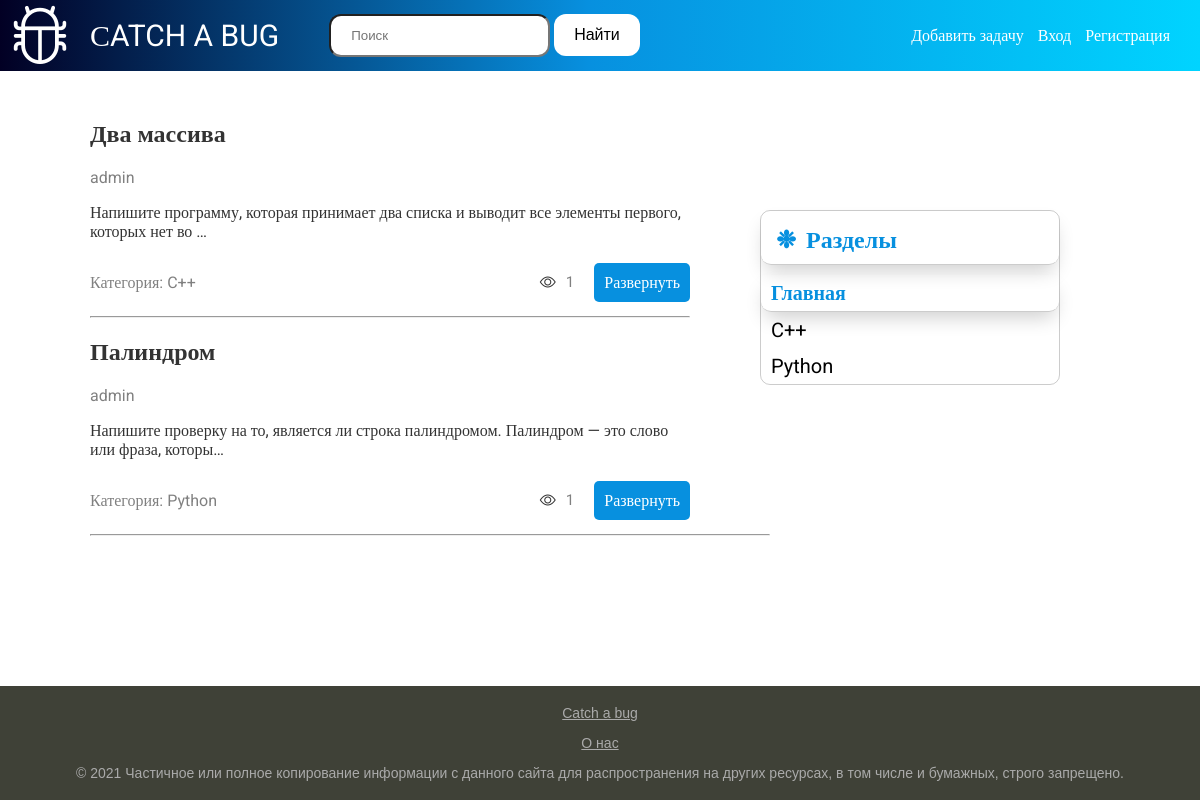
/, run on an earlier commit of the app's database.
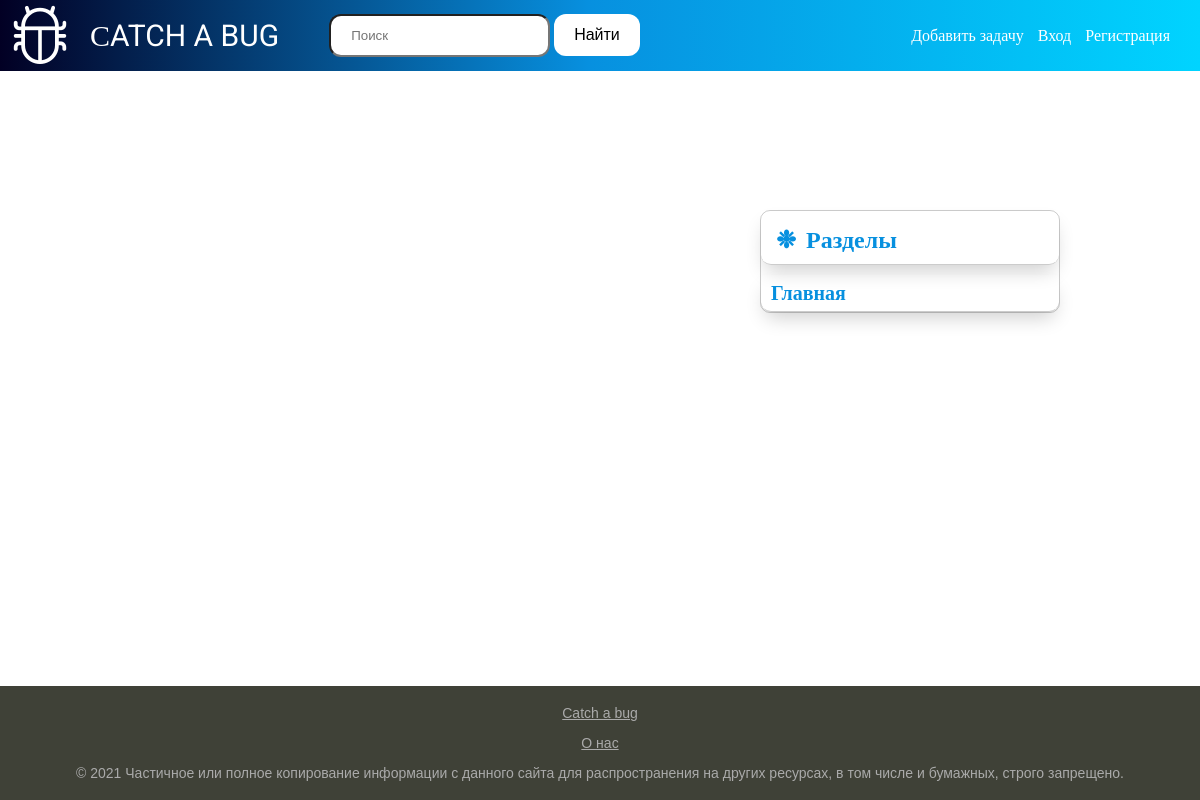
And on a later commit of the database.
### BLOG/models.py (models this page shows, shortened)
class Categories(models.Model):
    name = models.CharField(
        db_index=True,
        max_length=20,
        verbose_name='Категория')
    def __str__(self) -> str:
        return self.name
    def get_absolute_url(self):
        return reverse("categories", kwargs={'cat_id': self.pk})
    class Meta:
        verbose_name = 'Категория'
        verbose_name_plural = 'Категории'
        ordering = ['id']

class Question(models.Model):
    title = models.CharField(max_length=200, verbose_name='Название')
    slug = models.SlugField(
        db_index=True,
        max_length=255,
        unique=True,
        null=True,
        verbose_name='url')
    content = models.TextField(verbose_name='Содержание')
    author_post = models.ForeignKey(
        User,
        on_delete=models.CASCADE,
        null=True,
        verbose_name='Автор')
    pub_date = models.DateTimeField(
        auto_now_add=True,
        verbose_name='Дата публикации')
    views = models.IntegerField(
        verbose_name='Количество просмотров', default=0)
    cat = models.ForeignKey(
        'Categories',
        on_delete=models.CASCADE,
        null=True,
        verbose_name='Категория')
    who_see_post = models.ManyToManyField(Profile)
    def get_absolute_url(self):
        return reverse("post", kwargs={"post_slug": self.slug})
    def get_views(self):
        if self.views // 1000000 >= 1:
            return str(round(self.views / 1000000, 2)) + 'М'
        elif self.views // 1000 >= 1:
            return str(round(self.views / 1000, 2)) + 'K'
        else:
            return str(self.views)
    class Meta:
        verbose_name = 'Задача'
        verbose_name_plural = 'Задачи'
        ordering = ["-pub_date", "title"]

### BLOG/views.py (the view)
# urls.py: path('', views.HomeView.as_view(), name='home'),
class HomeView(DataMixin, generic.ListView):
    model = Question
    template_name = 'BLOG/index.html'
    context_object_name = 'post'
    def get_context_data(self, **kwargs):
        context = super().get_context_data(**kwargs)
        user_context = self.get_user_context_data(show_cats=True)
        return dict(list(context.items()) + list(user_context.items()))
    def get_queryset(self):
        try:
            return Question.objects.select_related('cat').select_related('author_post')
        except BaseException:
            raise Http404()

### BLOG/templatetags/blog_tags.py (called while the page is built)
@register.inclusion_tag('BLOG/choice_list.html')
def show_categories(cat_selected):
    cats = Categories.objects.order_by('name').annotate(Count('question'))
    return {'cats':cats, 'cat_selected':cat_selected}

### BLOG/utils.py (called while the page is built)
    def get_user_context_data(self, **kwargs):
        context = kwargs
        if 'cat_selected' not in context:
            context['cat_selected'] = 0
        if 'show_cats' not in context:
            context['show_cats'] = False
        return context

### BLOG/templates/BLOG/index.html
{% extends 'BLOG/base.html' %}
{% block content %}
    <ul  class = "posts">
        {%for item in post%}
            <li>
                <div class="head-post">
                    <h2 class = "post-title">{{item.title}}</h2>
                    <p class = "user-outside">{{item.author_post}}</p>
                </div>
                <p>{{item.content|linebreaks|truncatechars:100}}</p>
                <div class="more">
                    <div class = "cat">
                        <p class = "panel-first">Категория: {{item.cat}}</p>
                    </div>
                    <div class = "views">
                        <i class="bi bi-eye"></i>
                        <p class = "views-result">{{item.get_views}}</p>
                        <p class = "link-read-more"><a href="{{item.get_absolute_url}}">Развернуть</a></p>
                    </div>
                </div>
                <hr>
            </li>
        {%endfor%}
    </ul>
{% endblock %}

### BLOG/templates/BLOG/base.html (shortened to what this page needs)
{% load static %}
{% load blog_tags %}
<!DOCTYPE html>
<html>
<head>
    <link rel="stylesheet" type="text/css" href="{% static 'BLOG/css/style.css' %}">
    <link rel="stylesheet" href="https://cdn.jsdelivr.net/npm/bootstrap-icons@1.10.2/font/bootstrap-icons.css">
</head>
<body>
    <header class="site-header">
      <nav class="navbar">
        <div class="container">
          <div class="collapse">
            <i class="bi bi-bug"></i>
            <a class="navbar-home" href="{% url 'home' %}"> СATCH A BUG</a>
            <form action = "{% url 'search' %}" method = "get">
              <input class = "search_input" type = "search" type = "submit" name = "search" placeholder = "Поиск">
              <button class = "search_button" type = "submit"> Найти</button>
            </form>
            <div class="navbar-nav">
              <a class="nav-item" href="{% url 'add_post' %}">Добавить задачу</a>
              {% if request.user.is_authenticated %}
                {% get_user user as userdate %}
                <a class="nav-item-profile" href="{% url 'profile' userdate.slug %}">{{ userdate.user.username }}</a>
                <a class="nav-item" href="{% url 'logout' %}">Выход</a>
              {% else %}
                <a class="nav-item" href="{% url 'login' %}">Вход</a>
                <a class="nav-item" href="{% url 'register' %}">Регистрация</a>
              {% endif %}
            </div>
          </div>
        </div>
      </nav>
    </header>
    <main role="main" class="contain">
      <div class="main_body">
        {% if show_cats %}
          {% show_categories cat_selected %}
        {% endif %}
        <div class="cont">
          {% block content %}
          {% endblock %}
        </div>
      </div>
   </main>
<tr><td valign=top>
	<div class="footer">
    <p><a href="{% url 'home' %}">Сatch a bug</a></p>
    <a class="navbar-about" href="{% url 'about' %}">О нас</a>
		<p>&copy; 2021 Частичное или полное копирование информации с данного сайта для распространения на других ресурсах, в том числе и бумажных, строго запрещено.</p>
	</div>
</td></tr></table>
</body>
</html>

### BLOG/templates/BLOG/choice_list.html
{% load blog_tags %}
<div class = "wrapper">
    <div class="content-section">
      <ul class="list-group">
        <li class="list-name">Разделы</li>
          {%if cat_selected == 0%}
            <li class="list-group-item-choice">Главная</li>
          {%else%}
            <li class="list-group-item"><a href="{% url 'home' %}">Главная</a></li>
          {%endif%}
        {%for item in cats%}
          {% if item.question__count > 0%}
            {%if cat_selected == item.pk%}
              <li class="list-group-item-choice">{{item.name}}</li>
            {%else%}
              <li class="list-group-item"><a href="{{item.get_absolute_url}}">{{item.name}}</a></li>
            {%endif%}
          {% endif %}
        {%endfor%}
      </ul>
    </div>
  </div>

### BLOG/static/BLOG/css/style.css (style rules this page uses)
body, html { width:100%; height:100% }
body { margin:0; padding:0; background: white; color: #333333; font-family:Roboto; display: flex; flex-direction: column; }
.contain { flex: 1 0 auto; }
.bi-bug { font-size: 60px; color:white; margin-right: 20px; margin-left: 10px; }
a { text-decoration: none; color: white; }
.collapse { background: rgb(2,0,36); background: linear-gradient(90deg, rgba(2,0,36,1) 0%, rgba(7,144,223,1) 49%, rgba(0,212,255,1) 100%); display: flex; align-items: center; font-weight: 400; }
.site-header { position: fixed; width: 100%; }
.navbar-home { font-size: 30px; padding-right: 50px; }
.navbar-nav { margin-left: auto; margin-right: 20px; }
.nav-item, .nav-item-profile { margin-right: 10px; }
.wrapper { font-size: 20px; width: 25%; padding: 70px; padding-right: 140px; position: sticky; top: 75px; float: right; background-color: white; }
.list-group { list-style: none; padding: 0; border: 1px solid rgba(0,0,0, .2); border-radius: 10px; }
.list-group li { overflow: hidden; padding: 6px 10px; font-size: 20px; }
.list-group li:first-child { font-weight: bold; padding: 15px 0 10px 15px; margin-bottom: 10px; border-bottom: 1px solid rgba(0,0,0, .2); border-bottom-left-radius: 10px; border-bottom-right-radius: 10px; color: #0790df; font-size: 24px; box-shadow: 0 10px 20px -5px rgba(0,0,0, .2); }
.list-group li:first-child:before { content: "\2749"; margin-right: 10px; }
.footer { box-sizing: border-box; flex: 0 0 auto; background: #3F4137; padding: 5px; color: #aaa; font-size: 14px; font-family: Verdana, Geneva, Arial, Helvetica; text-align: center; overflow: hidden; }
.footer a { text-decoration: underline; color: #aaa; }
.list-group-item-choice { font-weight: bold; padding: 15px 0 10px 15px; border-bottom: 1px solid rgba(0,0,0, .2); border-bottom-left-radius: 10px; border-bottom-right-radius: 10px; color: #0790df; font-size: 24px; box-shadow: 0 10px 20px -5px rgba(0,0,0, .2); }
.search_button { font-size: 16px; color: black; line-height: 115%; text-align: center; outline: none; border: 0; padding: 12px 20px; background: white; border-radius: 12px; cursor: pointer; }
.search_input { padding: 12px 20px; border-radius: 12px; line-height: 115%; }

What changed in the data, as far as the page shows it:
removed Categories: name "C++"
removed Categories: name "Python"
removed Question: title "Два массива", author_post "admin", content "Напишите программу, которая принимает два списка и выводит все элементы первого, которых нет во …", cat "C++", get_views "1"
removed Question: title "Палиндром", author_post "admin", content "Напишите проверку на то, является ли строка палиндромом. Палиндром — это слово или фраза, которы…", cat "Python", get_views "1"
